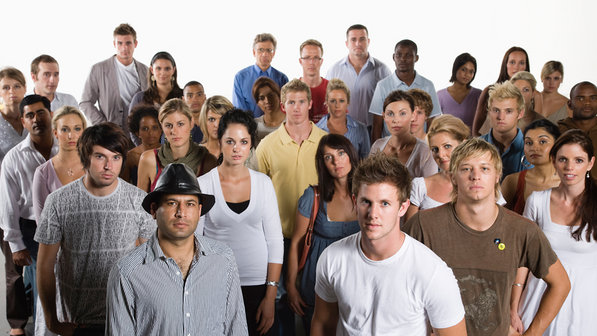
#> input picture day_4_face/images/p2.jpg, 597 x 336 px
$ python 2_smile_detection.py
#> lines starting #> are read from the running program, lines starting #| are printed output that depends on the picture
import cv2
import sys
import numpy as np

# Detect the face using the cascade
if __name__ == '__main__':

    faceCascade = cv2.CascadeClassifier('other_files/models/haarcascade_frontalface_default.xml')
    smileCascade = cv2.CascadeClassifier('other_files/models/haarcascade_smile.xml')
    smileNeighborsMax = 100
    neighborStep = 2

    frame = cv2.imread("images/p2.jpg")
#> frame is the input picture: shape (336, 597, 3); mean B, G, R 135.8, 140.9, 155.4

    frameGray = cv2.cvtColor(frame, cv2.COLOR_BGR2GRAY)
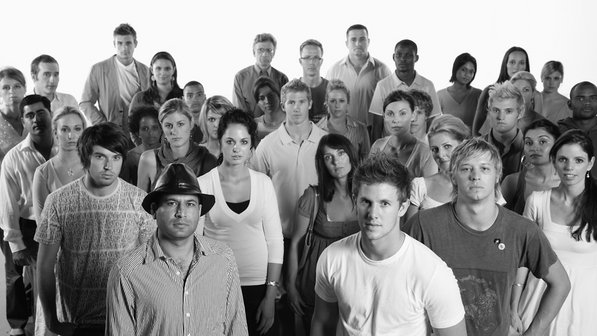
#> frameGray: shape (336, 597); min 0, max 255, mean 144.7
    faces = faceCascade.detectMultiScale(frameGray, 1.4, 5)
#> faces = [[341, 176, 66, 66]]
    for (x, y, w, h) in faces:

        cv2.rectangle(frame, (x, y), (x + w, y + h), (255, 0, 0), 2)
        faceRoiGray = frameGray[y: y + h, x: x + w]
        faceRoiOriginal = frame[y: y + h, x: x + w]

        # Detect the smile from the detected face area and display the image
        for neigh in range(1, smileNeighborsMax, neighborStep):
            smile = smileCascade.detectMultiScale(faceRoiGray, 1.5, neigh)

            frameClone = np.copy(frame)
            faceRoiClone = frameClone[y: y + h, x: x + w]
            for (xx, yy, ww, hh) in smile:
                cv2.rectangle(faceRoiClone, (xx, yy), (xx + ww, yy + hh),
                              (0, 255, 0), 2)

            cv2.putText(frameClone, "# Neighbors = {}".format(neigh), (10, 50), cv2.FONT_HERSHEY_SIMPLEX, 1,
                        (0, 0, 255), 4)
            cv2.imshow('Face and Smile Demo', frameClone)
            if cv2.waitKey(500) & 0xFF == 27:
                cv2.destroyAllWindows()
                sys.exit()
#> (the program exits here)

$ run again, with day_4_face/images/p1.jpg copied over day_4_face/images/p2.jpg
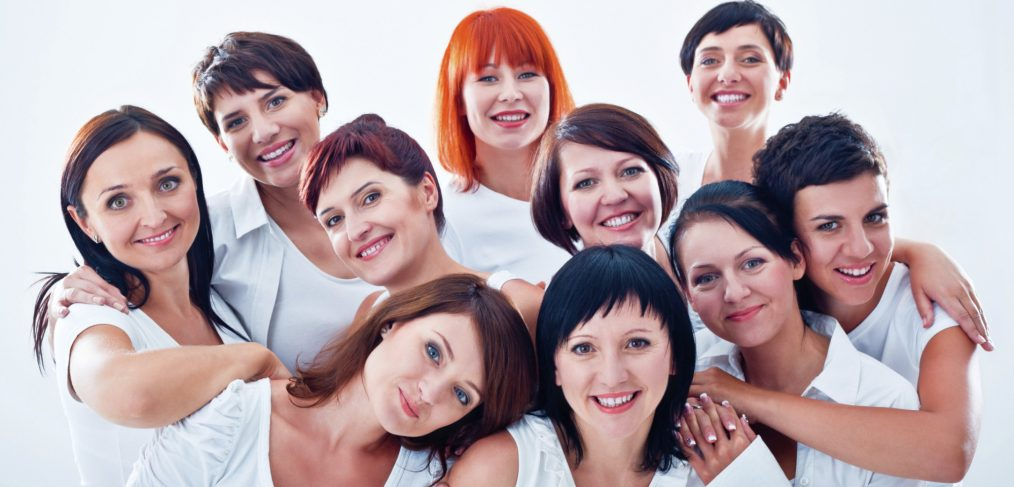
#> input picture day_4_face/images/p1.jpg, 1014 x 487 px
#> frame is the input picture: shape (487, 1014, 3); mean B, G, R 168.8, 164.7, 183.3
#> `frameGray = cv2.cvtColor(frame, cv2.COLOR_BGR2GRAY)`:
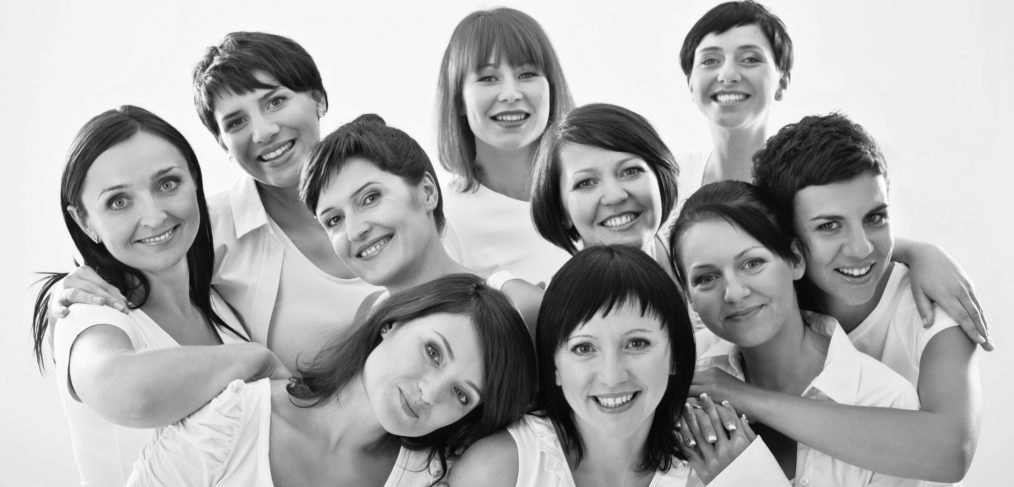
#> frameGray: shape (487, 1014); min 2, max 255, mean 170.8
#> faces = [[685, 24, 92, 92], [670, 12, 129, 129], [442, 22, 129, 129], [77, 142, 129, 129], [551, 303, 129, 129], [525, 276, 181, 181]]

$ run again, with day_4_face/images/p3.jpg copied over day_4_face/images/p2.jpg
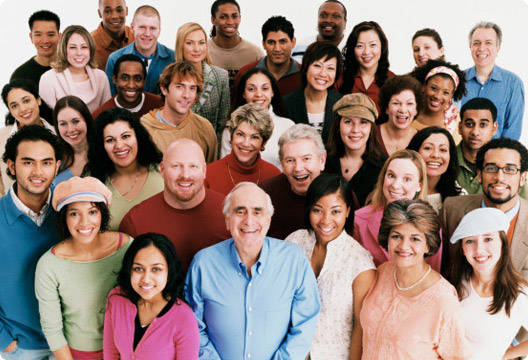
#> input picture day_4_face/images/p3.jpg, 528 x 360 px
#> frame is the input picture: shape (360, 528, 3); mean B, G, R 121.7, 128.7, 150.5
#> `frameGray = cv2.cvtColor(frame, cv2.COLOR_BGR2GRAY)`:
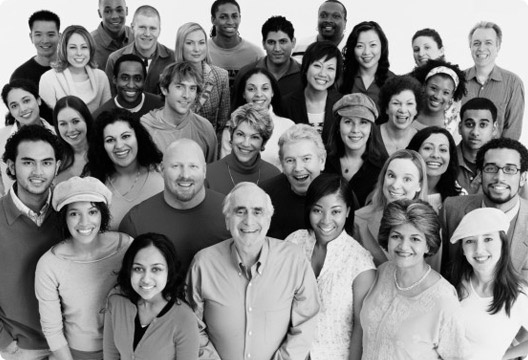
#> frameGray: shape (360, 528); min 0, max 255, mean 134.4
#> faces = [[62, 34, 34, 34], [353, 32, 34, 34], [125, 252, 47, 47], [4, 136, 66, 66], [216, 185, 66, 66]]

$ run again, with day_4_face/images/p4.jpg copied over day_4_face/images/p2.jpg
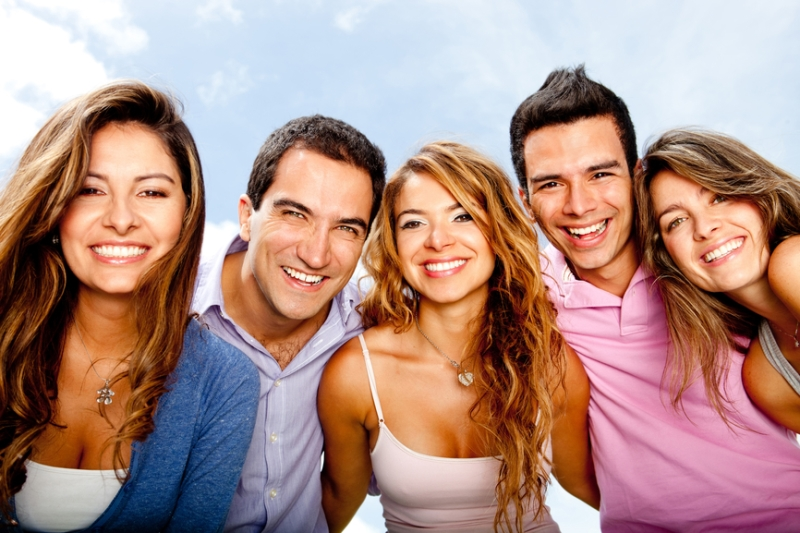
#> input picture day_4_face/images/p4.jpg, 800 x 533 px
#> frame is the input picture: shape (533, 800, 3); mean B, G, R 133.7, 141.6, 175.2
#> `frameGray = cv2.cvtColor(frame, cv2.COLOR_BGR2GRAY)`:
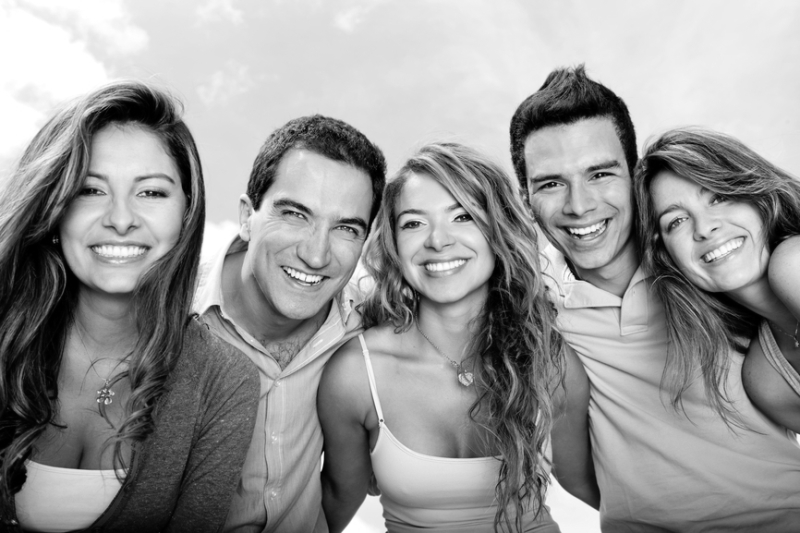
#> frameGray: shape (533, 800); min 0, max 255, mean 150.8
#> faces = [[514, 129, 129, 129], [63, 143, 129, 129], [375, 171, 129, 129], [252, 170, 129, 129], [34, 120, 181, 181]]
